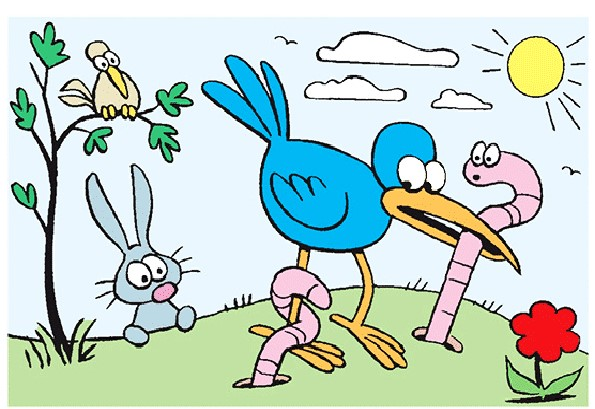
#> input picture gambar1.jpeg, 595 x 409 px
$ python 'F55121022_Wahid Radikal Akhlak_Metode Pengurangan.py'
#> lines starting #> are read from the running program, lines starting #| are printed output that depends on the picture
import cv2
import numpy as np

# Load the images
img1 = cv2.imread('gambar1.jpeg')
#> img1 is the input picture: shape (409, 595, 3); mean B, G, R 203.2, 211, 191.9
img2 = cv2.imread('gambar2.jpeg')
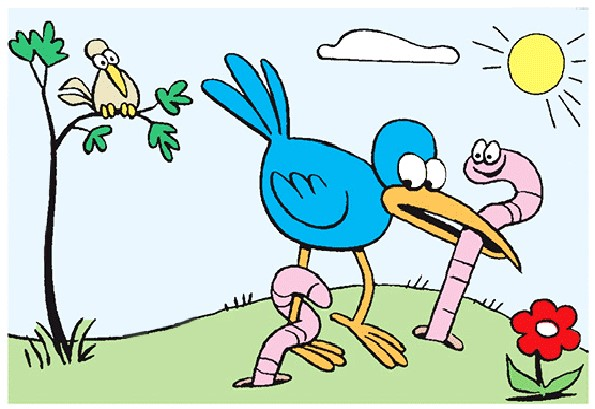
#> input picture gambar2.jpeg, 595 x 409 px
#> img2 is the input picture: shape (409, 595, 3); mean B, G, R 208.2, 215.3, 195.5
img2 = cv2.resize(img2, (595, 409))

# Convert the images to grayscale
gray1 = cv2.cvtColor(img1, cv2.COLOR_BGR2GRAY)
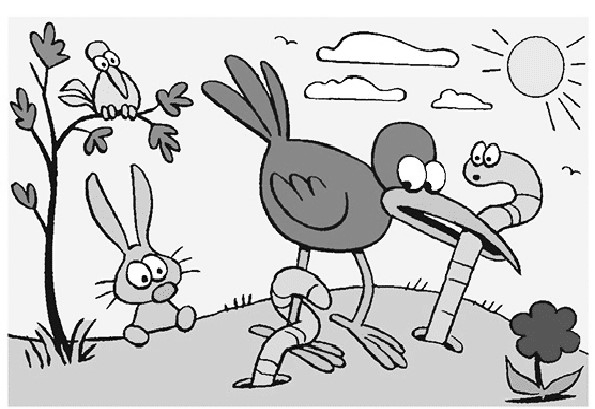
#> gray1: shape (409, 595); min 0, max 255, mean 204.3
gray2 = cv2.cvtColor(img2, cv2.COLOR_BGR2GRAY)
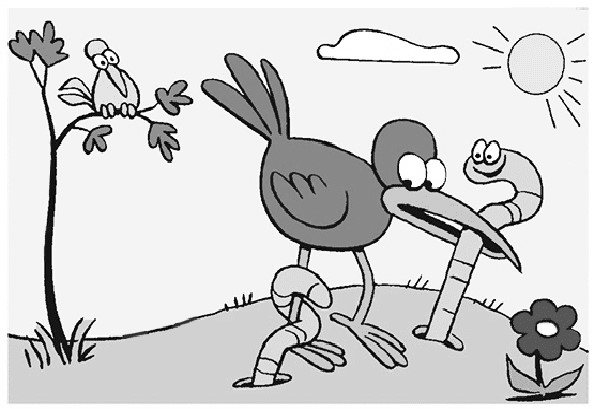
#> gray2: shape (409, 595); min 0, max 255, mean 208.5

# Subtract the grayscale images
diff = cv2.subtract(gray1, gray2)
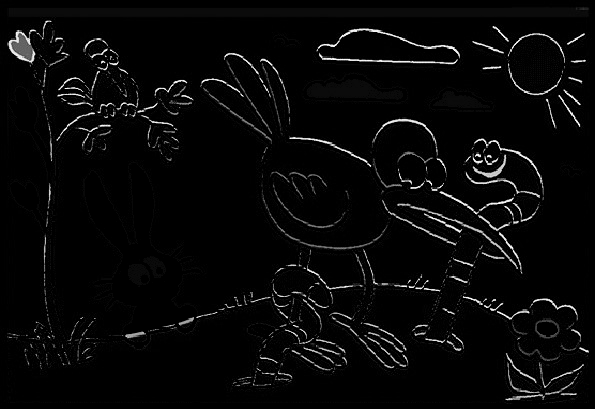
#> diff: shape (409, 595); min 0, max 255, mean 8.2

# Display the original images and the difference image side by side
cv2.imshow('Image 1', img1)
cv2.imshow('Image 2', img2)
cv2.imshow('Difference', diff)
cv2.waitKey(0)
cv2.destroyAllWindows()
